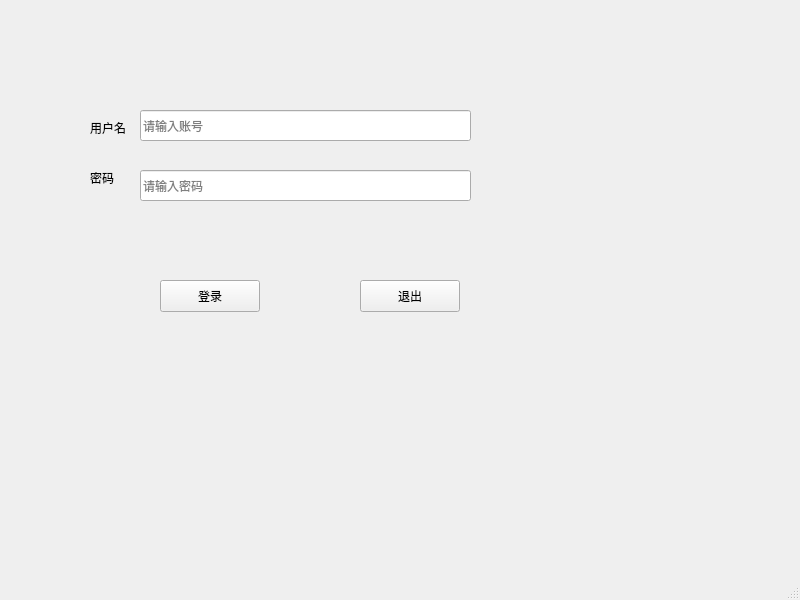
<?xml version="1.0" encoding="UTF-8"?>
<ui version="4.0">
 <class>MainWindow</class>
 <widget class="QMainWindow" name="MainWindow">
  <property name="geometry">
   <rect>
    <x>0</x>
    <y>0</y>
    <width>800</width>
    <height>600</height>
   </rect>
  </property>
  <property name="windowTitle">
   <string>MainWindow</string>
  </property>
  <widget class="QWidget" name="centralwidget">
   <widget class="QLabel" name="accountLabel">
    <property name="geometry">
     <rect>
      <x>90</x>
      <y>120</y>
      <width>58</width>
      <height>16</height>
     </rect>
    </property>
    <property name="text">
     <string>用户名</string>
    </property>
   </widget>
   <widget class="QLabel" name="pwdLabel">
    <property name="geometry">
     <rect>
      <x>90</x>
      <y>170</y>
      <width>58</width>
      <height>16</height>
     </rect>
    </property>
    <property name="text">
     <string>密码</string>
    </property>
   </widget>
   <widget class="QPushButton" name="loginButton">
    <property name="geometry">
     <rect>
      <x>160</x>
      <y>280</y>
      <width>100</width>
      <height>32</height>
     </rect>
    </property>
    <property name="text">
     <string>登录</string>
    </property>
   </widget>
   <widget class="QPushButton" name="quitButton">
    <property name="geometry">
     <rect>
      <x>360</x>
      <y>280</y>
      <width>100</width>
      <height>32</height>
     </rect>
    </property>
    <property name="text">
     <string>退出</string>
    </property>
   </widget>
   <widget class="QLineEdit" name="accountEdit">
    <property name="geometry">
     <rect>
      <x>140</x>
      <y>110</y>
      <width>331</width>
      <height>31</height>
     </rect>
    </property>
    <property name="placeholderText">
     <string>请输入账号</string>
    </property>
   </widget>
   <widget class="QLineEdit" name="pwdEdit">
    <property name="geometry">
     <rect>
      <x>140</x>
      <y>170</y>
      <width>331</width>
      <height>31</height>
     </rect>
    </property>
    <property name="placeholderText">
     <string>请输入密码</string>
    </property>
   </widget>
  </widget>
  <widget class="QMenuBar" name="menubar">
   <property name="geometry">
    <rect>
     <x>0</x>
     <y>0</y>
     <width>800</width>
     <height>24</height>
    </rect>
   </property>
  </widget>
  <widget class="QStatusBar" name="statusbar"/>
 </widget>
 <resources/>
 <connections>
  <connection>
   <sender>loginButton</sender>
   <signal>clicked()</signal>
   <receiver>MainWindow</receiver>
   <slot>loginClick()</slot>
   <hints>
    <hint type="sourcelabel">
     <x>173</x>
     <y>321</y>
    </hint>
    <hint type="destinationlabel">
     <x>110</x>
     <y>297</y>
    </hint>
   </hints>
  </connection>
 </connections>
 <slots>
  <slot>loginClick()</slot>
  <slot>quitClick()</slot>
 </slots>
</ui>
